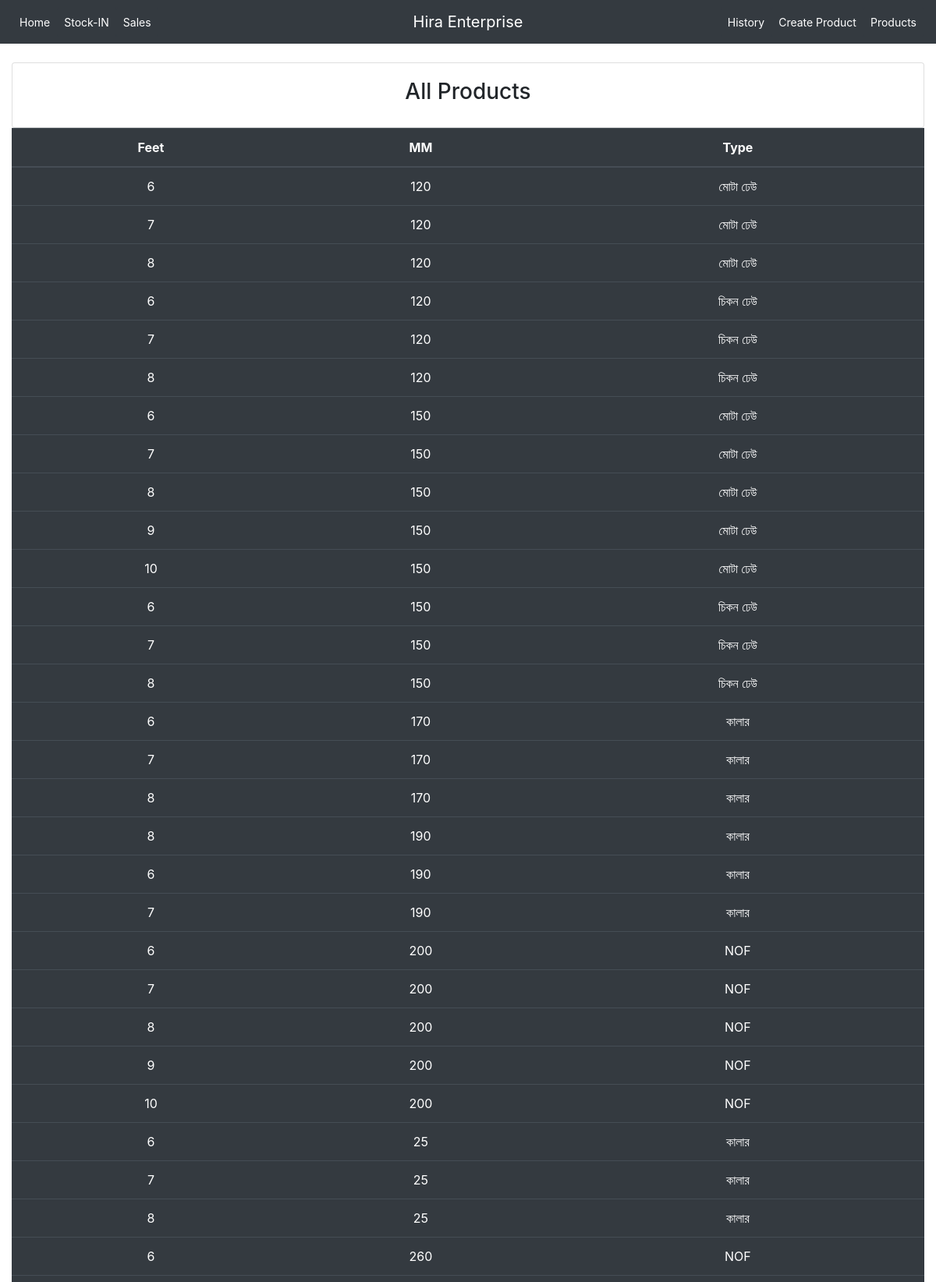
Screenshot of /products/ (upper part) with the database file from the repository.
### stock/models.py (models this page shows, shortened)
class Product(models.Model):
    pieces = models.IntegerField(default=0)
    feet = models.CharField(max_length=200,null=True,choices=FEETs)
    mm = models.CharField(max_length=200,null=True,choices=MMs)
    types = models.CharField(max_length=200,null=True,choices= TYPEs)
    class Meta:
        ordering = ['mm','feet'] #Sort in desc order

### stock/views.py (the view)
# urls.py: path("products/",views.showProducts, name="show_products"),
def showProducts(request):
    prod=Product.objects.order_by('mm')
    return render(request,'products.html',{'products':prod})

### stock/templates/products.html (shortened to what this page needs)
{% extends 'main.html' %}
{% load static %}
{% block body %}
<br>
<div class="card card-body">
    <h3 class="text-center align-middle">All Products</h3>
</div>
<table class="table table-hover table-dark">
    <thead>
        <tr class="text-center align-middle">
            <th scope="col">Feet</th>
            <th scope="col">MM</th>
            <th scope="col">Type</th>
        </tr>
    </thead>
    <tbody>
        {% for sale in products %}
        <tr class="text-center align-middle">
            <td>{{sale.feet}}</td>
            <td>{{sale.mm}}</td>
            <td>{{sale.types}}</td>
        </tr>
        {% endfor %}
    </tbody>
</table>
{% endblock %}

### rows the page displays
Product: feet "6", mm "120", types "মোটা ঢেউ"
Product: feet "7", mm "120", types "মোটা ঢেউ"
Product: feet "8", mm "120", types "মোটা ঢেউ"
Product: feet "6", mm "120", types "চিকন ঢেউ"
Product: feet "7", mm "120", types "চিকন ঢেউ"
Product: feet "8", mm "120", types "চিকন ঢেউ"
Product: feet "6", mm "150", types "মোটা ঢেউ"
Product: feet "7", mm "150", types "মোটা ঢেউ"
Product: feet "8", mm "150", types "মোটা ঢেউ"
Product: feet "9", mm "150", types "মোটা ঢেউ"
Product: feet "10", mm "150", types "মোটা ঢেউ"
Product: feet "6", mm "150", types "চিকন ঢেউ"
Product: feet "7", mm "150", types "চিকন ঢেউ"
Product: feet "8", mm "150", types "চিকন ঢেউ"
Product: feet "6", mm "170", types "কালার"
Product: feet "7", mm "170", types "কালার"
Product: feet "8", mm "170", types "কালার"
Product: feet "8", mm "190", types "কালার"
Product: feet "6", mm "190", types "কালার"
Product: feet "7", mm "190", types "কালার"
Product: feet "6", mm "200", types "NOF"
Product: feet "7", mm "200", types "NOF"
Product: feet "8", mm "200", types "NOF"
Product: feet "9", mm "200", types "NOF"
Product: feet "10", mm "200", types "NOF"
Product: feet "6", mm "25", types "কালার"
Product: feet "7", mm "25", types "কালার"
Product: feet "8", mm "25", types "কালার"
Product: feet "6", mm "260", types "NOF"
